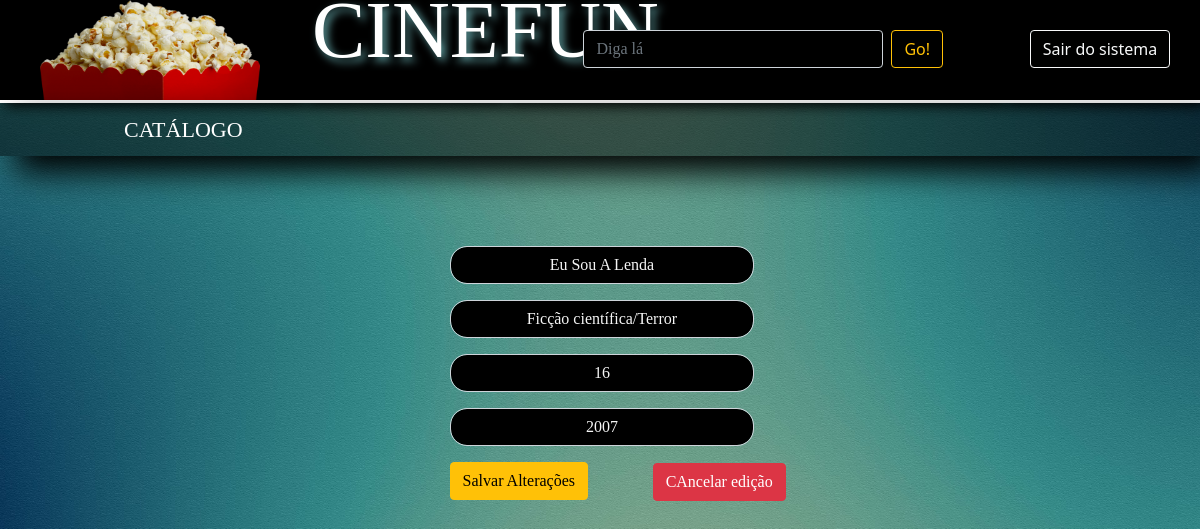
The app's page /sistema/editar.php?id_filme=7 (signed in) with its own data.
### tables this page shows
CREATE TABLE `filmes_tb` (
  `id_filme` int(11) NOT NULL,
  `titulo` varchar(60) NOT NULL,
  `genero` varchar(30) NOT NULL,
  `classificacao` varchar(5) NOT NULL,
  `ano_de_lancamento` int(4) NOT NULL
);

### database/filme.dao.php (called while the page is built, shortened)
<?php
function buscar_filme($id_filme)
{
	$conn = conectar();
	$sql = "SELECT * FROM filmes_tb WHERE id_filme = $id_filme";
	$result = mysqli_query($conn, $sql);
	if (mysqli_affected_rows($conn) > 0)
	{
		return $result;
	}
	return null;
}
?>

### sistema/editar.php (the view, shortened to what this page needs)
<?php include_once 'lock.php';
include_once '../database/filme.dao.php';
if (!isset($_GET['id_filme']))
{
    header('location:editando.php?msg=idinvalido');
}
else
{
    $result = buscar_filme($_GET['id_filme']);
    if($result == null)
    {
        header('location:editando.php?msg=idinvalido');
    }
    else
    {
        $filme = mysqli_fetch_assoc($result);
    }
}
?>
<!DOCTYPE html>
<html>
<head>
    <link href="https://cdn.jsdelivr.net/npm/bootstrap@5.1.3/dist/css/bootstrap.min.css" rel="stylesheet">
    <link rel="stylesheet" type="text/css" href="../css/style2.css">
</head>
<body class="bg">
    <div class="container-fluid">
        <div class="row row1">
            <div class="col-3 popcorn"><img src="../img/popcorn.png"></div>
            <div class="col-lg-2 col-md-4 col-sm-8 cinefun"><a href="index.php">CINEFUN</a></div>
            <div class="col-lg-5 col-md-2 empty">
                <form class="d-flex">
                    <input class="form-control me-2 search" type="search" placeholder="Diga lá" aria-label="Search">
                    <button class="btn btn-outline-warning go" type="submit">Go!</button>
                </form>
            </div>
            <div class="col-lg-2 col-md-3 col-sm-4 sair"><a href="logout.php" class="btn btn-outline-light">Sair do sistema</a></div>
        </div>
        <div class="row row2">
            <div class="col-12 linehead"></div>
        </div>
        <div class="row row3">
            <div class="col-1 menubar">
                <ul class="menu-dropdown">
                    <li class="md-item">
                        <a href="">CATÁLOGO</a>
                     </li>
                </ul>
            </div>
        </div>
        <div class="row row4">
            <div class="col-12 blank"></div>
        </div>
        <div class="row row5">
            <div class="col-4"></div>
            <div class="col-4 msg">
            </div>
            <div class="col-4"></div>
        </div>
        <div class="row row6">
            <div class="col-lg-4 col-md-3 col-sm-3"></div>
            <div class="col-lg-4 col-md-6 col-sm-6 form_cadastro">
                <form action="editado.php" method="post">
                    <b>
                    <p>
                        <input type="text" name="titulo" placeholder="Título" required value="<?= $filme['titulo'] ?>" class="form-control">
                    </p>
                    <p>
                        <input type="text" name="genero" placeholder="Gênero" required value="<?= $filme['genero'] ?>" class="form-control">
                    </p>
                    <p>
                        <input type="text" name="classificacao" placeholder="Classificação" required value="<?= $filme['classificacao'] ?>" class="form-control">
                    </p>
                    <p>
                        <input type="text" name="ano_de_lancamento" placeholder="Ano de Lançamento" required value="<?= $filme['ano_de_lancamento'] ?>" class="form-control">
                    </p>
                    </b>
                    <p>
                        <button type="submit" name="salvar" class="btn btn-warning">Salvar Alterações</button>
                    </p>
                    <p>
                        <button type="submit" name="cancelar" class="btn btn-danger cancel">CAncelar edição</button>
                    </p>
                </form>
            </div>
            <div class="col-lg-4 col-md-3 col-sm-3"></div>
        </div>
    </div>
</body>
</html>

### css/style2.css (style rules this page uses)
.bg { background-image: url("../img/back.jpg"); background-size: cover; background-repeat: no-repeat; background-attachment: fixed; }
.row1 { background-color: black; }
.cinefun { display: flex; }
.row1 .cinefun a { font-family: "Ostrich Sans"; font-size: 80px; text-shadow: 4px 4px 8px cadetblue; position: relative; top: -30px; color: white; text-decoration: none; }
.row1 .sair a { position: relative; top: 30%; }
.popcorn, .cinefun, .empty, .sair { top: 0px; box-shadow: 6px 6px 12px black; position: relative; height: 100px; text-align: center; }
.popcorn img { width: 80%; height: 100%; }
.linehead { background-color: white; position: relative; height: 3px; text-align: center; }
.blank { position: relative; width: 50%; left: 50%; height: 50px; }
.row5 .msg { position: relative; height: 40px; text-align: center; }
.menubar { position: relative; left: 0px; width: 100%; box-shadow: 16px 16px 32px black; background: rgba(0, 0, 0, 0.5); }
.menu-dropdown { display: flex; align-items: center; margin: 0; list-style-type: none; }
.menu-dropdown .md-item { left: 60px; position: relative; transition: background-color 0.5s; }
.menu-dropdown .md-item a { color: #fff; font-family: "The Childrow"; text-transform: uppercase; font-size: 22px; padding:10px 20px; text-decoration: none; display: flex; }
.cancel { position: relative; margin-left: 60%; top: -53px; }
.form_cadastro form { margin-left: 10%; font-size: 18px; color: whitesmoke; font-family: "The Childrow"; }
.form_cadastro input { background-color: black; font-family: "Tahoma"; text-align: center; color: whitesmoke; font-size: 16px; width: 90%; border-radius: 17px 17px 17px 17px; }
.search { background-color: black; font-family: "Tahoma"; position: relative; color: whitesmoke; top: 30px; width: 300px; margin-left: 15%; }
.go { position: relative; top: 30px; }

### records on screen
filmes_tb: titulo "Eu Sou A Lenda", genero "Ficção científica/Terror", classificacao "16", ano_de_lancamento "2007"
